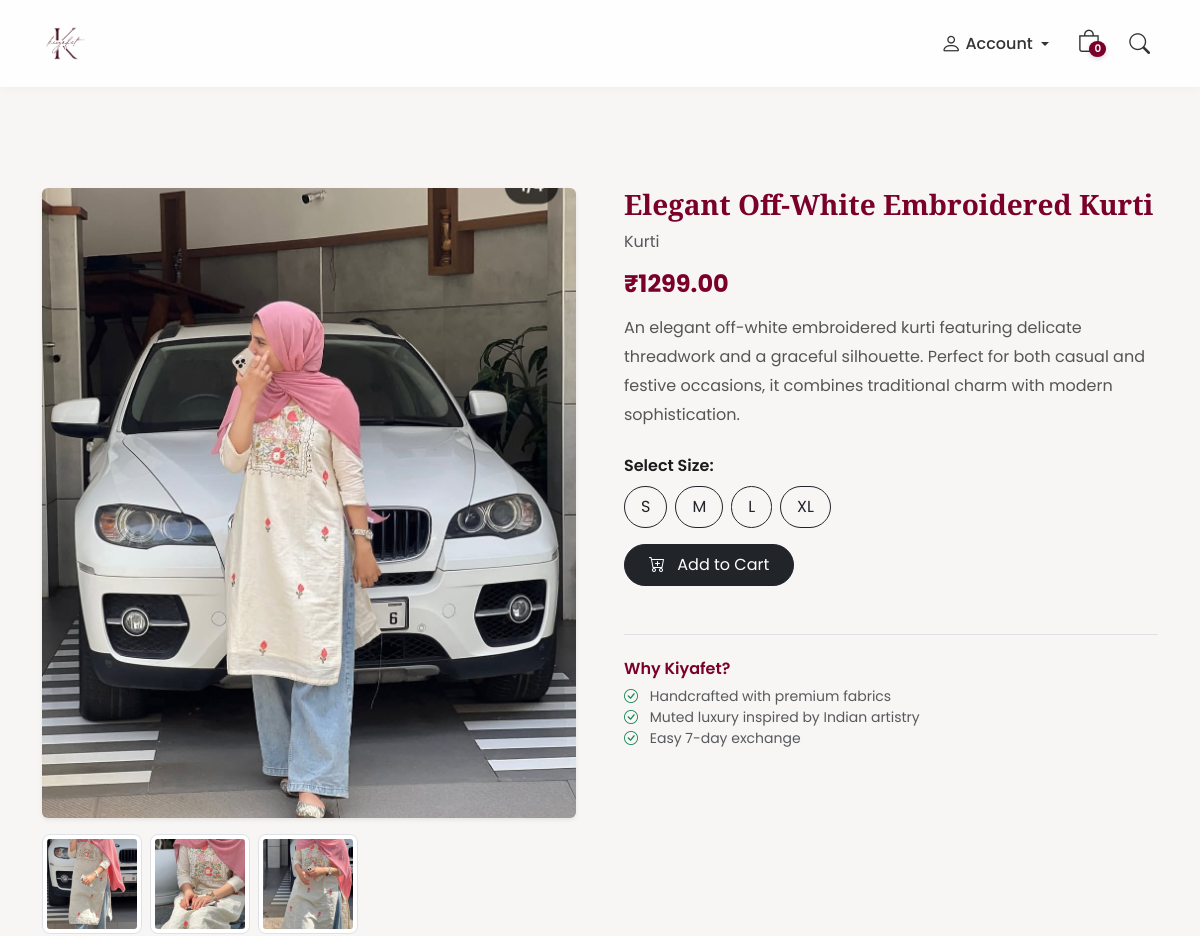
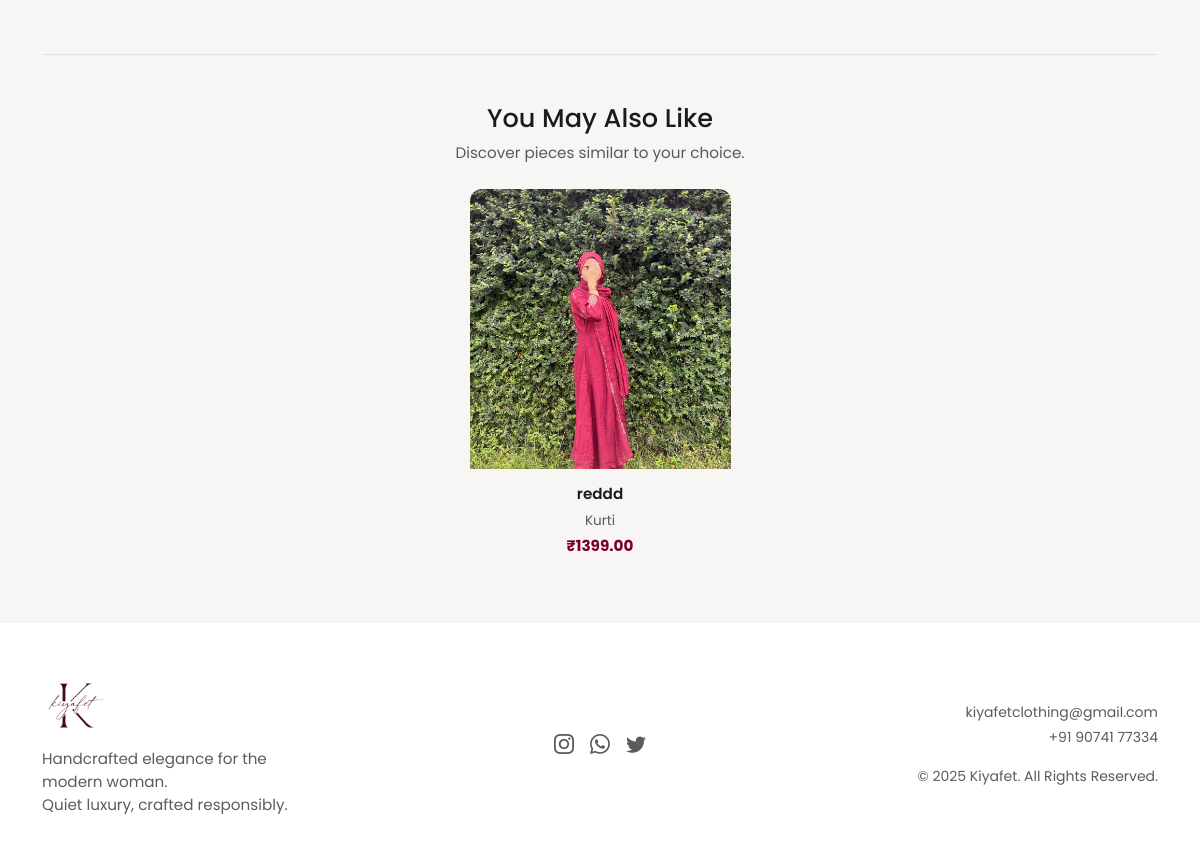
Page /product/view/9 on the committed database (2 pictures, top to bottom).
### store_app/models.py (models this page shows, shortened)
class Product(models.Model):
    name = models.CharField(max_length=200)
    category = models.CharField(max_length=50, choices=CATEGORIES)
    price = models.DecimalField(max_digits=10, decimal_places=2)
    description = models.TextField(blank=True, null=True)
    cover_image = models.ImageField(upload_to="products/cover/")
    created_at = models.DateTimeField(auto_now_add=True)

class ProductImage(models.Model):
    product = models.ForeignKey(Product, on_delete=models.CASCADE, related_name="images")
    image = models.ImageField(upload_to="products/gallery/")

### store_app/views.py (the view)
# urls.py: path('product/view/<int:id>', views.ProductDetailView.as_view(), name='product_detail_view'),
class ProductDetailView(View):
    def get(self,request,*args, **kwargs):
        product=Product.objects.get(id=kwargs.get("id"))
        related_products = Product.objects.filter(category=product.category).exclude(id=product.id)[:4]
        return render(request,"product_detail.html",{"product":product,"related_products":related_products})

### store_app/context_processors.py (called while the page is built)
def cart_item_count(request):
    if request.user.is_authenticated:
        count = CartItem.objects.filter(user=request.user).count()
    else:
        count = 0
    return {'cart_item_count': count}

### store_app/templates/product_detail.html (shortened to what this page needs)
{% extends 'customer_base.html' %}
{% load static %}
{% block content %}
<div class="container py-5" style="margin-top: 40px;">
  <div class="row g-5 align-items-start">
    <div class="col-lg-6">
      <div class="position-relative">
        <img id="mainImage" src="{{ product.cover_image.url }}" alt="{{ product.name }}"
          class="img-fluid rounded shadow-sm w-100"
          style="max-height: 630px; object-fit: cover; cursor: zoom-in;">
      </div>
      {% if product.images.all %}
      <div class="d-flex gap-2 mt-3 overflow-auto pb-2" style="scrollbar-width: thin;">
        {% for img in product.images.all %}
        <img src="{{ img.image.url }}" alt="{{ product.name }}" class="img-thumbnail thumb-img"
          style="width:100px; height:100px; object-fit:cover; cursor:pointer; border-radius:8px;">
        {% endfor %}
      </div>
      {% endif %}
    </div>
    <div class="col-lg-6">
      <h3 class="fw-semibold mb-2" style="font-family:'Playfair Display',serif; color:var(--rose);">
        {{ product.name }}
      </h3>
      <p class="text-muted mb-1">{{ product.category }}</p>
      <h4 class="fw-bold mt-3" style="color: var(--rose);">₹{{ product.price }}</h4>
      <p class="mt-3" style="line-height:1.8; color:#555;">{{ product.description }}</p>
      <form action="{% url 'add_to_cart' product.id %}" method="post" class="mt-4">
  <div class="mb-3">
    <label class="form-label fw-semibold">Select Size:</label>
    <div class="d-flex gap-2">
      <label class="btn btn-outline-dark px-3 py-2 rounded-pill" for="sizeS">S</label>
      <label class="btn btn-outline-dark px-3 py-2 rounded-pill" for="sizeM">M</label>
      <label class="btn btn-outline-dark px-3 py-2 rounded-pill" for="sizeL">L</label>
      <label class="btn btn-outline-dark px-3 py-2 rounded-pill" for="sizeXL">XL</label>
    </div>
  </div>
  <button type="submit" class="btn btn-dark px-4 py-2 rounded-pill">
    <i class="bi bi-cart-plus me-2"></i> Add to Cart
  </button>
</form>
      <div class="mt-5 pt-4 border-top">
        <h6 class="fw-semibold mb-2" style="color: var(--rose);">Why Kiyafet?</h6>
        <ul class="list-unstyled text-muted small">
          <li><i class="bi bi-check-circle me-2 text-success"></i> Handcrafted with premium fabrics</li>
          <li><i class="bi bi-check-circle me-2 text-success"></i> Muted luxury inspired by Indian artistry</li>
          <li><i class="bi bi-check-circle me-2 text-success"></i> Easy 7-day exchange</li>
        </ul>
      </div>
    </div>
  </div>
  {% if related_products %}
  <div class="mt-5 pt-5 border-top">
    <div class="text-center mb-4">
      <h3 class="section-title" style="font-size:1.6rem;">You May Also Like</h3>
      <p class="text-muted" style="font-size:0.95rem;">Discover pieces similar to your choice.</p>
    </div>
    <div class="row g-4 justify-content-center">
      {% for item in related_products %}
      <div class="col-6 col-md-3 col-lg-3 d-flex">
        <div class="card-ghost w-100 position-relative overflow-hidden" style="border-radius:12px; cursor:pointer;">
          <div class="position-relative overflow-hidden">
          </div>
          <div class="product-body text-center p-3">
            <h6 style="font-size:0.95rem; font-weight:600;">{{ item.name }}</h6>
            <p class="text-muted mb-1" style="font-size:0.85rem;">{{ item.category }}</p>
            <div class="price" style="font-size:0.95rem; color:var(--rose); font-weight:700;">₹{{ item.price }}</div>
          </div>
        </div>
      </div>
      {% endfor %}
    </div>
  </div>
  {% endif %}
</div>
{% endblock %}

### store_app/templates/customer_base.html (style rules this page uses)
:root { --bg-light: #f8f5f5; --panel: #fff; --rose: #7a002b; --accent: #b49782; --ink: #1b1b1b; }
html, body { height: 100%; margin: 0; }
body { display: flex; flex-direction: column; min-height: 100vh; background: var(--bg-light); font-family: 'Poppins', sans-serif; color: var(--ink); }

### store_app/templates/product_detail.html (style rules this page uses)
.card-ghost { transition: transform 0.3s ease, box-shadow 0.3s ease; }

### rows in the picture
Product: cover_image (picture), name "Elegant Off-White Embroidered Kurti", category "Kurti", price "1299.00", description "An elegant off-white embroidered kurti featuring delicate threadwork and a graceful silhouette. Perfect for both casual and festive occasions, it combines traditional charm with modern sophistication."
ProductImage: image (picture)
ProductImage: image (picture)
ProductImage: image (picture)
Product: name "reddd", category "Kurti", price "1399.00"
